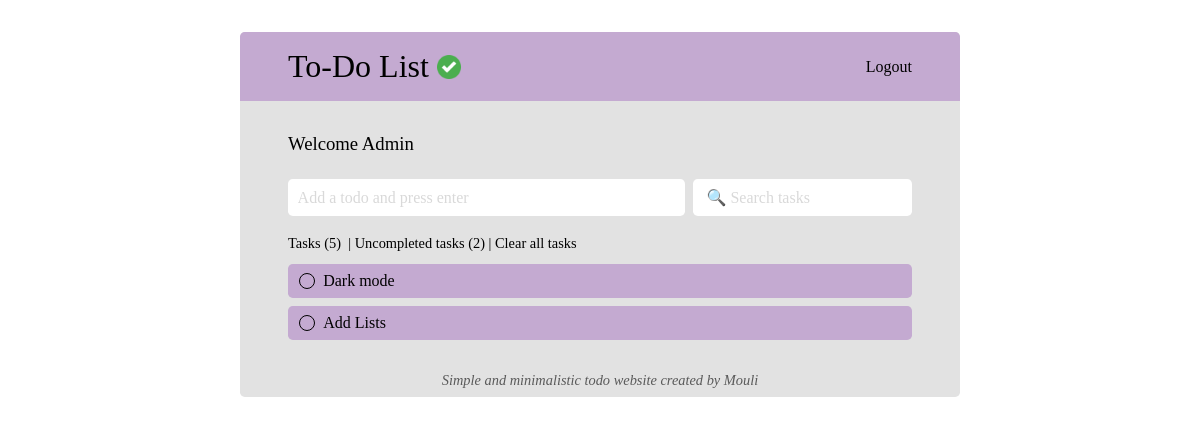
Page /Uncompleted/ (signed in) on the earlier database version.
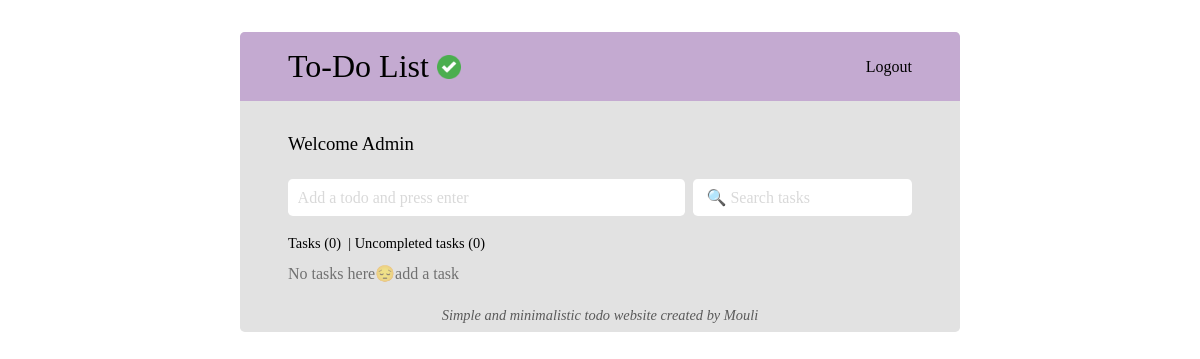
Same page on the later database version.
### todos/models.py (models this page shows, shortened)
class Todo(models.Model):
    user = models.ForeignKey(User, on_delete=models.CASCADE)
    todo=models.CharField(max_length=200)
    description=models.TextField(blank=True, null=True)
    completed =models.BooleanField(default=False)
    created_at = models.DateTimeField(default=datetime.now)

### todos/views.py (the view)
# urls.py: path('Uncompleted/', views.Uncompleted, name="Uncompleted"),
def Uncompleted(request):
    return render(request, 'Todo.html', {
        'Total':Task.objects.filter(user=request.user).count(),
        'Todos_here':Task.objects.filter(user=request.user, completed=False).order_by("completed", "-created_at"),
        'Completed':Task.objects.filter(user=request.user, completed=False),
        'Remaining':Task.objects.filter(user=request.user).count()-Task.objects.filter(user=request.user, completed=True).count()
        })

### Templates/Todo.html (shortened to what this page needs)
{% load static %}
<!DOCTYPE html>
<html lang="en">
  <head>
    <link rel="stylesheet" href="{% static '/Css/Home.css' %}" />
  </head>
  <body>
    <div class="Container">
      <div class="Header">
        <h1>
          To-Do List
          <img src="{% static '/Images/Favicon.png' %}" alt="" />
        </h1>
        <div class="Flex moregap">
          <a href="{% url 'Logout' %}">Logout</a>
        </div>
      </div>
      <div class="Body">
        <h3 class="Flex">
          Welcome {{user.username}}
        </h3>
        <div class="Flexgrow">
          <form class="Addtodo" action="{% url 'Createtodo' %}" method="POST">
            <input
              class="Strech"
              type="text"
              name="Addtask"
              placeholder="Add a todo and press enter"
              required
            />
          </form>
          <form action="{% url 'Search'  %}" method="POST">
            <input
              value="{{value}}"
              class="Strech"
              name="Search"
              type="text"
              placeholder=" &#128269 Search tasks"
            />
          </form>
        </div>
        <p class="Stats">
          <a href="{% url 'Todo' %}">Tasks ({{Total}})&nbsp;</a> |
          <a href="{% url 'Uncompleted' %}"
            >Uncompleted tasks ({{Remaining}})
          </a>
          {% if Todos_here %}
          <a href="{% url 'Clear' %}">| Clear all tasks</a>
          {% endif %}
        </p>
        {% if Todos_here %} {% for i in Todos_here %} {% if i.completed %}
        <div class="Todo" draggable="true">
          <div class="Flex">
            <a href="{% url 'Redotodo' i.id %}">
              <section id="over" onclick="Transform()"></section>
            </a>
            <a href="{% url 'Redotodo' i.id %}">
              <p class="completed"><i>{{i.todo}}</i></p>
            </a>
          </div>
          <div class="Flex">
            <a href="{% url 'Deletetodo' i.id %}" title="Delete">
              <svg
                width="15"
                height="15"
                viewBox="0 0 18 18"
                fill="none"
                xmlns="http://www.w3.org/2000/svg"
              >
                <path
                  d="M17 17L1 1M17 1L1 17"
                  stroke="black"
                  stroke-linecap="round"
                />
              </svg>
            </a>
          </div>
        </div>
        {% else %}
        <div class="Todo">
          <div class="Flex">
            <a href="{% url 'Completed' i.id %}">
              <section onclick="Transform()"></section>
            </a>
            <a href="{% url 'Completed' i.id %}">
              <p>{{i.todo}}</p>
            </a>
          </div>
        </div>
        {% endif %} {% endfor %} {% else %}
        <p class="Middle">No tasks here😔add a task</p>
        {% endif %}
      </div>
      <div class="Footer">
        <p><i>Simple and minimalistic todo website created by Mouli</i></p>
      </div>
    </div>
  </body>
</html>

Differences in the rows shown:
removed Todo: todo "Dark mode"
removed Todo: todo "Add Lists"
Other differences:
{{ Total }}: "5" → "0"
{{ Remaining }}: "2" → "0"
text no longer shown: "| Clear all tasks"
text now shown: "No tasks here😔add a task"
